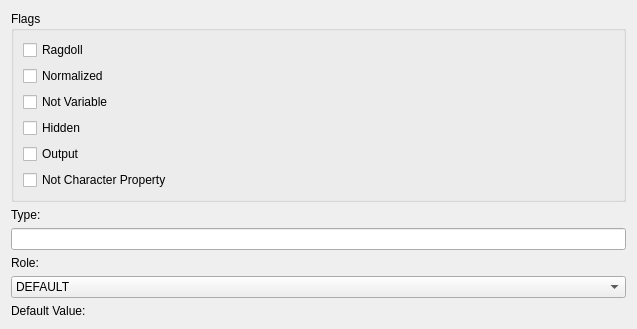
<?xml version="1.0" encoding="UTF-8"?>
<ui version="4.0">
 <class>VariableEditor</class>
 <widget class="QWidget" name="VariableEditor">
  <property name="geometry">
   <rect>
    <x>0</x>
    <y>0</y>
    <width>637</width>
    <height>303</height>
   </rect>
  </property>
  <property name="windowTitle">
   <string>Variable Editor</string>
  </property>
  <layout class="QVBoxLayout" name="verticalLayout_2">
   <item>
    <widget class="QGroupBox" name="groupBox">
     <property name="title">
      <string>Flags</string>
     </property>
     <layout class="QVBoxLayout" name="verticalLayout_3">
      <item>
       <layout class="QVBoxLayout" name="verticalLayout">
        <item>
         <widget class="QCheckBox" name="ragdollCheckBox">
          <property name="text">
           <string>Ragdoll</string>
          </property>
         </widget>
        </item>
        <item>
         <widget class="QCheckBox" name="normalizedCheckBox">
          <property name="text">
           <string>Normalized</string>
          </property>
         </widget>
        </item>
        <item>
         <widget class="QCheckBox" name="notVariableCheckBox">
          <property name="text">
           <string>Not Variable</string>
          </property>
         </widget>
        </item>
        <item>
         <widget class="QCheckBox" name="hiddenCheckBox">
          <property name="text">
           <string>Hidden</string>
          </property>
         </widget>
        </item>
        <item>
         <widget class="QCheckBox" name="outputCheckBox">
          <property name="text">
           <string>Output</string>
          </property>
         </widget>
        </item>
        <item>
         <widget class="QCheckBox" name="notCharacterPropertyCheckBox">
          <property name="text">
           <string>Not Character Property</string>
          </property>
         </widget>
        </item>
       </layout>
      </item>
     </layout>
    </widget>
   </item>
   <item>
    <widget class="QLabel" name="label_2">
     <property name="text">
      <string>Type:</string>
     </property>
    </widget>
   </item>
   <item>
    <widget class="QLineEdit" name="typeLineEdit">
     <property name="acceptDrops">
      <bool>false</bool>
     </property>
     <property name="readOnly">
      <bool>true</bool>
     </property>
    </widget>
   </item>
   <item>
    <widget class="QLabel" name="label">
     <property name="text">
      <string>Role:</string>
     </property>
    </widget>
   </item>
   <item>
    <widget class="QComboBox" name="roleComboBox">
     <item>
      <property name="text">
       <string>DEFAULT</string>
      </property>
     </item>
     <item>
      <property name="text">
       <string>FILE_NAME</string>
      </property>
     </item>
     <item>
      <property name="text">
       <string>BONE_INDEX</string>
      </property>
     </item>
     <item>
      <property name="text">
       <string>BONE_INDEX_MAP</string>
      </property>
     </item>
     <item>
      <property name="text">
       <string>EVENT_ID</string>
      </property>
     </item>
     <item>
      <property name="text">
       <string>VARIABLE_INDEX</string>
      </property>
     </item>
     <item>
      <property name="text">
       <string>ATTRIBUTE_INDEX</string>
      </property>
     </item>
     <item>
      <property name="text">
       <string>TIME</string>
      </property>
     </item>
    </widget>
   </item>
   <item>
    <widget class="QLabel" name="label_7">
     <property name="text">
      <string>Default Value:</string>
     </property>
    </widget>
   </item>
  </layout>
 </widget>
 <resources/>
 <connections/>
</ui>
